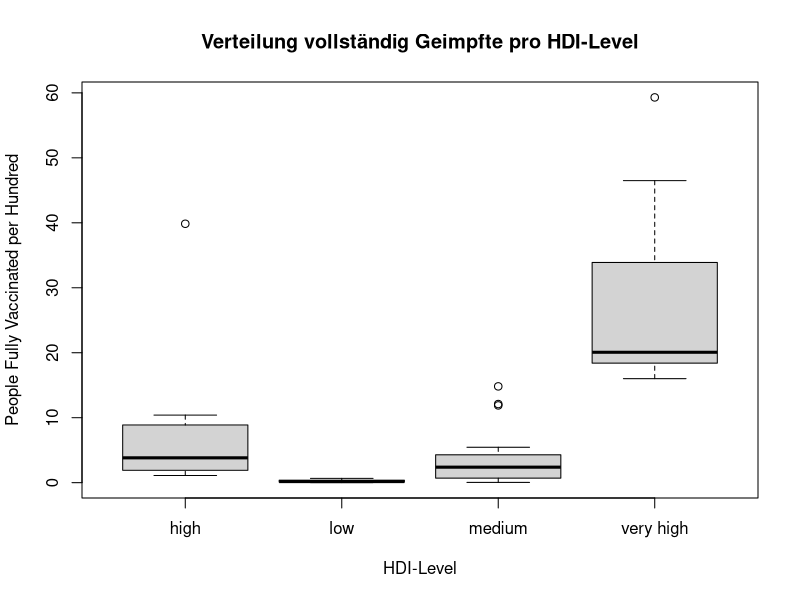
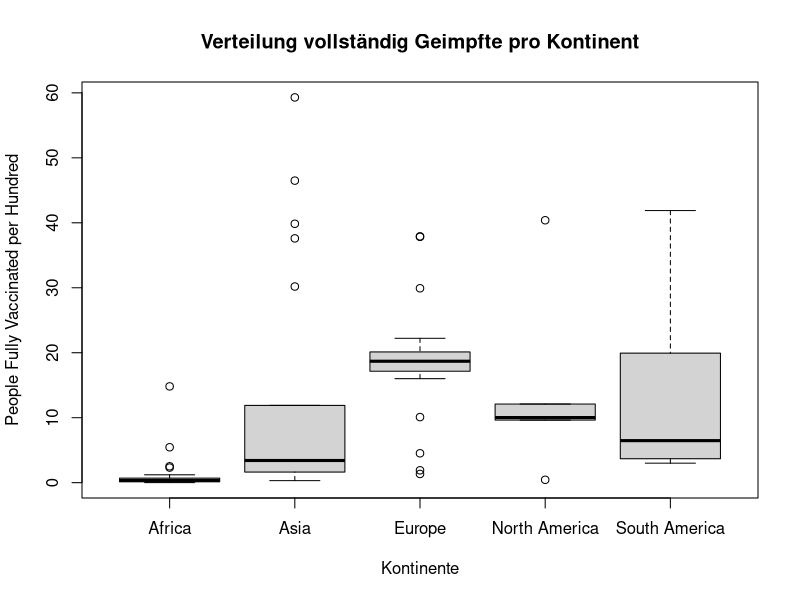
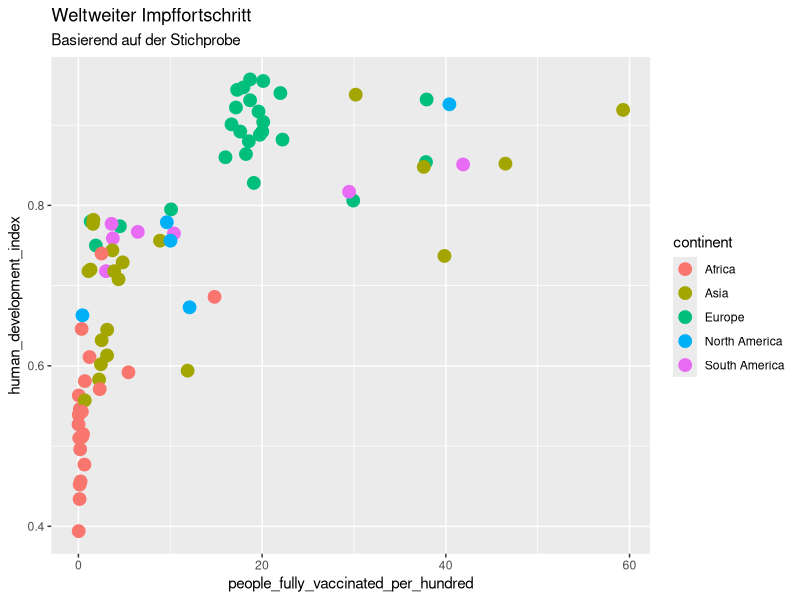
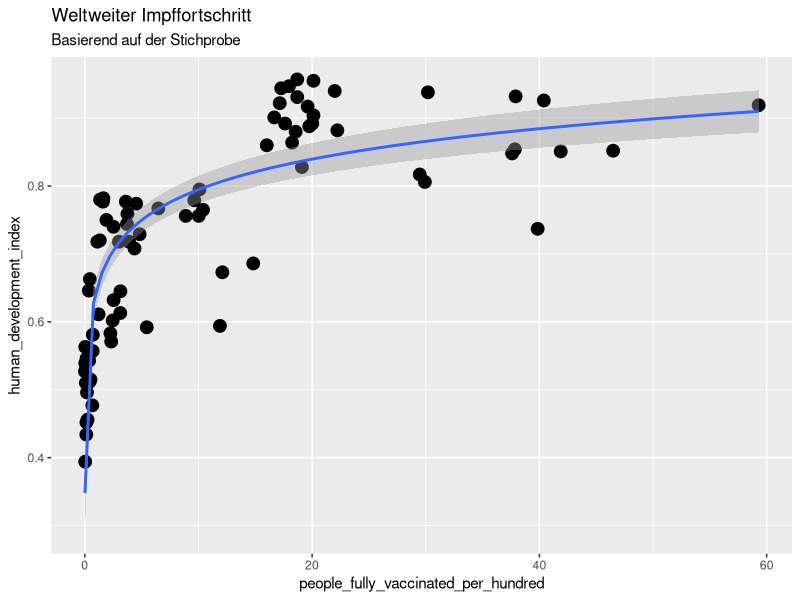

Write the R code that produced these figures, in order.
# --- -------------------------------------------------------------------------------------
# --- Hypothese 1
# --- Reiche Länder schreiten bei den COVID-19 Impfungen schneller voran als ärmere Länder.
# ---
# --- V3  15.06.2021, M.Markovic
# ---
# --- Libraries: readxl, ggplot2, gganimate, psych
# ---
# --- Data: OWID COVID-19
# ---
# --- Links
# --- https://github.com/owid/covid-19-data/tree/master/public/data
# ---
# --- -------------------------------------------------------------------------------------

# PACKAGES installieren, falls nicht vorhanden
if(!"readxl" %in% rownames(installed.packages())) install.packages("readxl")
if(!"ggplot2" %in% rownames(installed.packages())) install.packages("ggplot2")
if(!"gganimate" %in% rownames(installed.packages())) install.packages("gganimate")
if(!"psych" %in% rownames(installed.packages())) install.packages("psych")
if(!"stats" %in% rownames(installed.packages())) install.packages("stats")

# Packages laden
library("readxl")
library("ggplot2")
library("gganimate")
library("psych")
library("stats")

# Set WORKING Directory
setwd(choose.dir())

# Impffortschritt anhand der Stichprobe untersuchen
# Stichprobe laden
Stichprobe <- read_excel("2021_06_01_owid-covid-data_NZ.xlsx")
View(Stichprobe)

# ------------------------------------------------
# --- Deskriptive Statistik
# ------------------------------------------------

# Boxplot erstellen, um die Verteilung der Daten zwischen den Kontinenten festzustellen
# pro HDI-Level
boxplot(Stichprobe$people_fully_vaccinated_per_hundred~Stichprobe$hdi_level,
        ylab="People Fully Vaccinated per Hundred", xlab="HDI-Level",
        main="Verteilung vollständig Geimpfte pro HDI-Level")

# Deskriptive Statistik für HDI-Level Gruppen (Median, Quantile, usw.)
describeBy(Stichprobe$people_fully_vaccinated_per_hundred, group = Stichprobe$hdi_level)

# pro Kontinent
boxplot(Stichprobe$people_fully_vaccinated_per_hundred~Stichprobe$continent,
        ylab="People Fully Vaccinated per Hundred", xlab="Kontinente",
        main="Verteilung vollständig Geimpfte pro Kontinent")

# Deskriptive Statistik für Kontinente Gruppen (Median, Quantile, usw.)
describeBy(Stichprobe$people_fully_vaccinated_per_hundred, group = Stichprobe$continent)

# ------------------------------------------------
# --- Schliessende Statistik mittels Non-Linearer Regression
# ------------------------------------------------

# Punktdiagramm erstellen, um den Fortschritt grafisch darzustellen, aufgeteilt pro Continent
ggplot(Stichprobe) +
  aes(x = `people_fully_vaccinated_per_hundred`,
      y = `human_development_index`,
      color = continent) +
  labs(title = "Weltweiter Impffortschritt",
       subtitle = "Basierend auf der Stichprobe") +
  geom_point(size = 4)

# Annahme Non-Linearer Regression. Polynominale Regression wird erstellt
ggplot(Stichprobe) +
  aes(x = `people_fully_vaccinated_per_hundred`,
      y = `human_development_index`)+
  labs(title = "Weltweiter Impffortschritt",
       subtitle = "Basierend auf der Stichprobe") +
  geom_point(size = 4)+
  stat_smooth(method = lm, formula = y ~ log(x))

# Güte des Modells berechnen, um die Hypothese zu beantworten
modelx <- lm(formula = Stichprobe$human_development_index
             ~ log(Stichprobe$people_fully_vaccinated_per_hundred))

summary(modelx)
# --- R2 = 0.7252
# --- p-value: < 2.2e-16
